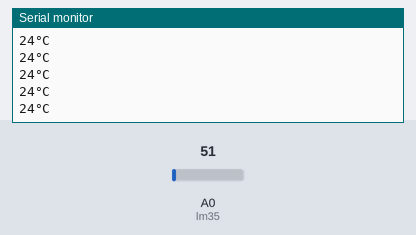
Simulated run of this sketch. Board: Arduino Uno, built with avr-gcc and run on an emulated ATmega328P. Shown: the last lines printed to the serial monitor. The inputs (shaded band) are chosen by the test bench; at power-on: A0 (lm35) = 51.

Above: at 1.2 s.
1.3 s: A0 (lm35) set to 61
At 1.5 s:
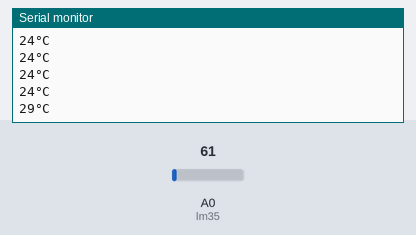
2.8 s: A0 (lm35) set to 71
At 2.87 s:
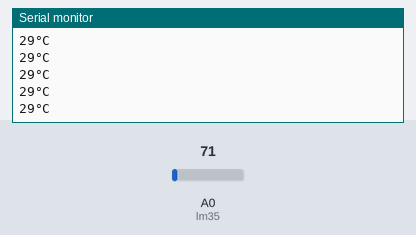
Timing chart, 0 to 5.8 s (numbered marks = the images above; inputs shaded):
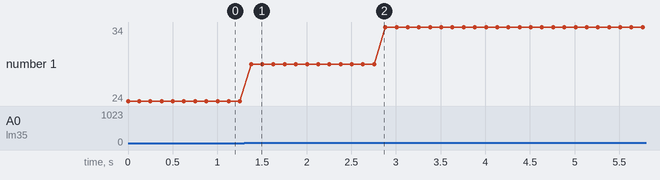

The sketch:

lm35.ino
```cpp
//Temperatursensor LM35DZ am analogen Pin A0
#define lm35 A0

void setup() {
  //beginn der seriellen Kommunikation
  Serial.begin(9600);
}

void loop() {
  //lesen des aktuellen, analogen Wertes des Temperatursensors
  int value = analogRead(lm35);
  //umrechnen in ein Temperaturwert
  int temp = (125*value)>>8 ;
  //Ausgeben der Temperatur auf der seriellen Schnittstelle
  Serial.print(temp) ;
  Serial.println("°C");
  //eine kleine Pause von 125ms
  delay(125);
}
```

Measured:
- after the input at 1.3 s, the serial monitor: prints a new line after 0.08 s (image 1)
- plotted number 1: 24 → 29 after the input at 1.3 s, 29 → 34 after the input at 2.8 s
